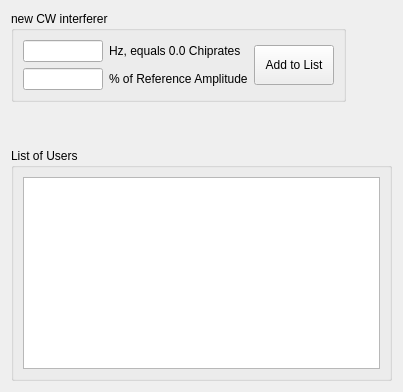
         <widget class="QWidget" name="cw">
          <attribute name="title">
           <string>CW</string>
          </attribute>
          <layout class="QGridLayout" name="gridLayout_13">
           <item row="0" column="0">
            <widget class="QGroupBox" name="groupBox_11">
             <property name="title">
              <string>new CW interferer</string>
             </property>
             <layout class="QGridLayout" name="gridLayout_15">
              <item row="0" column="0">
               <widget class="QLineEdit" name="lineEdit_channel_cw_frequency">
                <property name="minimumSize">
                 <size>
                  <width>60</width>
                  <height>0</height>
                 </size>
                </property>
                <property name="maximumSize">
                 <size>
                  <width>80</width>
                  <height>16777215</height>
                 </size>
                </property>
               </widget>
              </item>
              <item row="0" column="1">
               <widget class="QLabel" name="label_23">
                <property name="text">
                 <string>Hz, equals 0.0 Chiprates</string>
                </property>
               </widget>
              </item>
              <item row="1" column="0">
               <widget class="QLineEdit" name="lineEdit_channel_cw_procent">
                <property name="minimumSize">
                 <size>
                  <width>60</width>
                  <height>0</height>
                 </size>
                </property>
                <property name="maximumSize">
                 <size>
                  <width>80</width>
                  <height>16777215</height>
                 </size>
                </property>
               </widget>
              </item>
              <item row="1" column="1">
               <widget class="QLabel" name="label_24">
                <property name="text">
                 <string>% of Reference Amplitude</string>
                </property>
               </widget>
              </item>
              <item row="0" column="2" rowspan="2">
               <widget class="QPushButton" name="pushButton_channel_cw_addtolist">
                <property name="minimumSize">
                 <size>
                  <width>0</width>
                  <height>40</height>
                 </size>
                </property>
                <property name="text">
                 <string>Add to List</string>
                </property>
               </widget>
              </item>
             </layout>
            </widget>
           </item>
           <item row="2" column="0" colspan="2">
            <widget class="QGroupBox" name="groupBox_12">
             <property name="title">
              <string>List of Users</string>
             </property>
             <layout class="QGridLayout" name="gridLayout_14">
              <item row="1" column="0">
               <widget class="QListWidget" name="listWidget_channel_cw_users"/>
              </item>
             </layout>
            </widget>
           </item>
           <item row="0" column="1">
            <spacer name="horizontalSpacer_9">
             <property name="orientation">
              <enum>Qt::Horizontal</enum>
             </property>
             <property name="sizeHint" stdset="0">
              <size>
               <width>40</width>
               <height>20</height>
              </size>
             </property>
            </spacer>
           </item>
           <item row="1" column="0" colspan="2">
            <spacer name="verticalSpacer_2">
             <property name="orientation">
              <enum>Qt::Vertical</enum>
             </property>
             <property name="sizeHint" stdset="0">
              <size>
               <width>20</width>
               <height>40</height>
              </size>
             </property>
            </spacer>
           </item>
          </layout>
         </widget>
